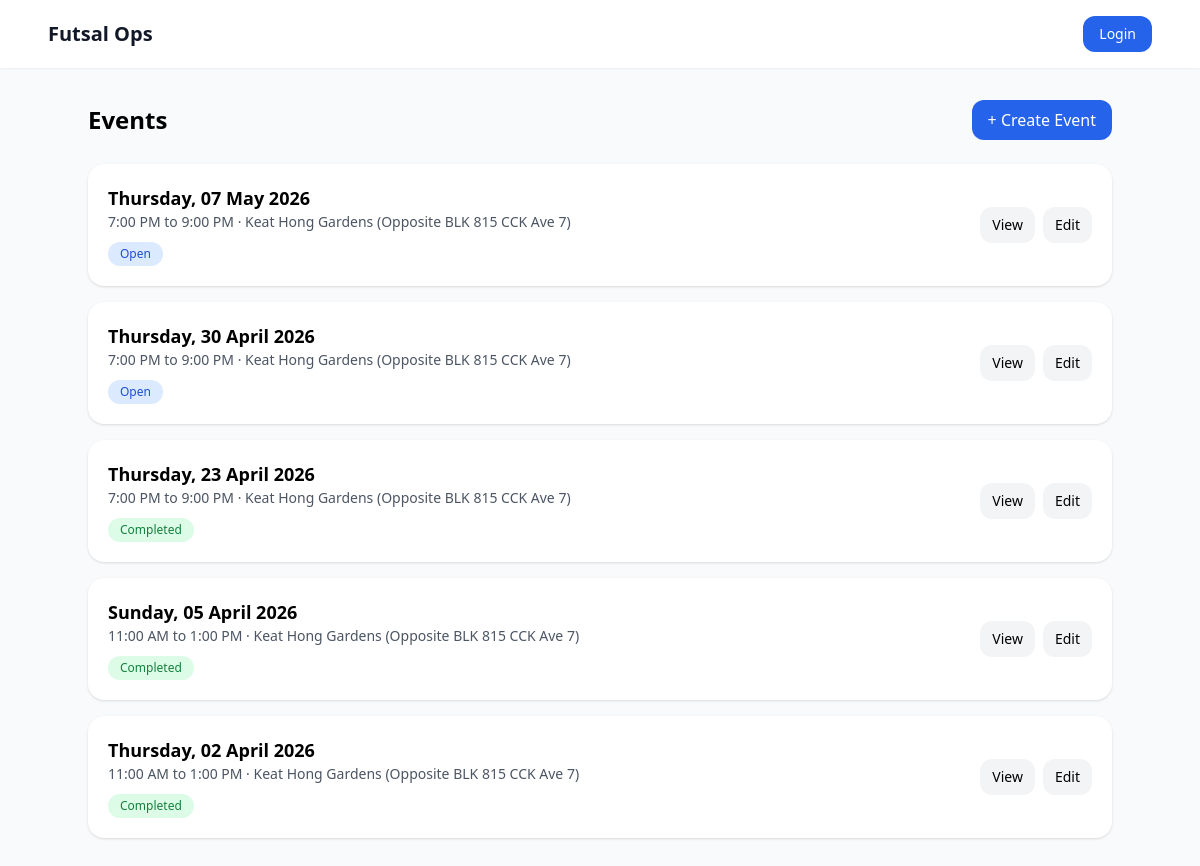
Screenshot of /events/ with the database file from the repository.
### events/models.py (models this page shows, shortened)
class Event(models.Model):
    STATUS_DRAFT = "draft"
    STATUS_OPEN = "open"
    STATUS_FINALIZED = "finalized"
    STATUS_COMPLETED = "completed"
    STATUS_CANCELLED = "cancelled"
    STATUS_CHOICES = [
        (STATUS_DRAFT, "Draft"),
        (STATUS_OPEN, "Open"),
        (STATUS_FINALIZED, "Finalized"),
        (STATUS_COMPLETED, "Completed"),
        (STATUS_CANCELLED, "Cancelled"),
    ]
    registration_token = models.UUIDField(
        default=uuid.uuid4,
        unique=True,
        editable=False,
    )
    title = models.CharField(max_length=255)
    start_datetime = models.DateTimeField()
    end_datetime = models.DateTimeField()
    location = models.CharField(max_length=255)
    amount_payable = models.DecimalField(max_digits=8, decimal_places=2)
    playing_slots = models.PositiveIntegerField(default=15)
    waiting_slots = models.PositiveIntegerField(default=5)
    backup_slots = models.PositiveIntegerField(default=3)
    status = models.CharField(
        max_length=20,
        choices=STATUS_CHOICES,
        default=STATUS_DRAFT,
    )
    created_by = models.ForeignKey(
        settings.AUTH_USER_MODEL,
        on_delete=models.SET_NULL,
        null=True,
        related_name="created_events",
    )
    created_at = models.DateTimeField(auto_now_add=True)
    updated_at = models.DateTimeField(auto_now=True)
    class Meta:
        ordering = ["start_datetime"]
    @property
    def weekday_display(self):
        local_start = timezone.localtime(self.start_datetime)
        return local_start.strftime("%A")
    @property
    def date_display(self):
        local_start = timezone.localtime(self.start_datetime)
        return local_start.strftime("%d %B %Y")
    @property
    def time_range_display(self):
        local_start = timezone.localtime(self.start_datetime)
        local_end = timezone.localtime(self.end_datetime)
        start = local_start.strftime("%I:%M %p").lstrip("0")
        end = local_end.strftime("%I:%M %p").lstrip("0")
        return f"{start} to {end}"
    @property
    def effective_status(self):
        from registrations.models import EventRegistration
        now = timezone.now()
        if now >= self.end_datetime:
            return "completed"
        playing_count = self.registrations.filter(
            status=EventRegistration.STATUS_PLAYING
        ).count()
        waiting_count = self.registrations.filter(
            status=EventRegistration.STATUS_WAITING
        ).count()
        if playing_count >= self.playing_slots and waiting_count >= self.waiting_slots:
            return "full"
        if playing_count >= self.playing_slots:
            return "playing_full"
        return "open"
    @property
    def effective_status_label(self):
        labels = {
            "open": "Open",
            "playing_full": "Playing Full",
            "full": "Full",
            "completed": "Completed",
        }
        return labels.get(self.effective_status, self.effective_status)

### events/views.py (the view)
# urls.py: path("", EventListView.as_view(), name="event_list"),
class EventListView(ListView):
    model = Event
    template_name = "events/list.html"
    context_object_name = "events"
    ordering = ["-start_datetime"]
    def get_context_data(self, **kwargs):
        context = super().get_context_data(**kwargs)
        context["now"] = timezone.now()
        return context

### templates/events/list.html (shortened to what this page needs)
{% extends "base.html" %}
{% block content %}
<div class="max-w-5xl mx-auto">
    <div class="flex justify-between items-center mb-6">
        <h1 class="text-2xl font-bold">Events</h1>
        <a href="{% url 'event_create' %}" class="px-4 py-2 bg-blue-600 text-white rounded-xl hover:bg-blue-700">
            + Create Event
        </a>
    </div>
    <div class="space-y-4">
        {% for event in events %}
        <div class="bg-white p-5 rounded-2xl shadow flex justify-between items-center">
            <div>
                <div class="font-semibold text-lg">
                    {{ event.weekday_display }}, {{ event.date_display }}
                </div>
                <div class="text-sm text-gray-600">
                    {{ event.time_range_display }} · {{ event.location }}
                </div>
                <div class="mt-2">
                    <span class="text-xs px-3 py-1 rounded-full inline-block
                        {% if event.effective_status == 'completed' %}
                            bg-green-100 text-green-700
                        {% elif event.effective_status == 'full' %}
                            bg-red-100 text-red-700
                        {% elif event.effective_status == 'playing_full' %}
                            bg-yellow-100 text-yellow-700
                        {% elif event.effective_status == 'cancelled' %}
                            bg-gray-200 text-gray-700
                        {% else %}
                            bg-blue-100 text-blue-700
                        {% endif %}
                    ">
                       {{ event.effective_status_label }}
                    </span>
                </div>
            </div>
            <div class="flex gap-2">
                <a href="{% url 'event_detail' event.id %}"
                   class="px-3 py-2 text-sm bg-gray-100 rounded-xl hover:bg-gray-200">
                    View
                </a>
                <a href="{% url 'event_edit' event.id %}"
                   class="px-3 py-2 text-sm bg-gray-100 rounded-xl hover:bg-gray-200">
                    Edit
                </a>
            </div>
        </div>
        {% empty %}
        <div class="bg-white p-6 rounded-2xl shadow text-gray-500 text-center">
            No events yet
        </div>
        {% endfor %}
    </div>
</div>
{% endblock %}

### rows the page displays
Event: weekday_display "Thursday", date_display "07 May 2026", time_range_display "7:00 PM to 9:00 PM", location "Keat Hong Gardens (Opposite BLK 815 CCK Ave 7)", effective_status_label "Open"
Event: weekday_display "Thursday", date_display "30 April 2026", time_range_display "7:00 PM to 9:00 PM", location "Keat Hong Gardens (Opposite BLK 815 CCK Ave 7)", effective_status_label "Open"
Event: weekday_display "Thursday", date_display "23 April 2026", time_range_display "7:00 PM to 9:00 PM", location "Keat Hong Gardens (Opposite BLK 815 CCK Ave 7)", effective_status_label "Completed"
Event: weekday_display "Sunday", date_display "05 April 2026", time_range_display "11:00 AM to 1:00 PM", location "Keat Hong Gardens (Opposite BLK 815 CCK Ave 7)", effective_status_label "Completed"
Event: weekday_display "Thursday", date_display "02 April 2026", time_range_display "11:00 AM to 1:00 PM", location "Keat Hong Gardens (Opposite BLK 815 CCK Ave 7)", effective_status_label "Completed"
